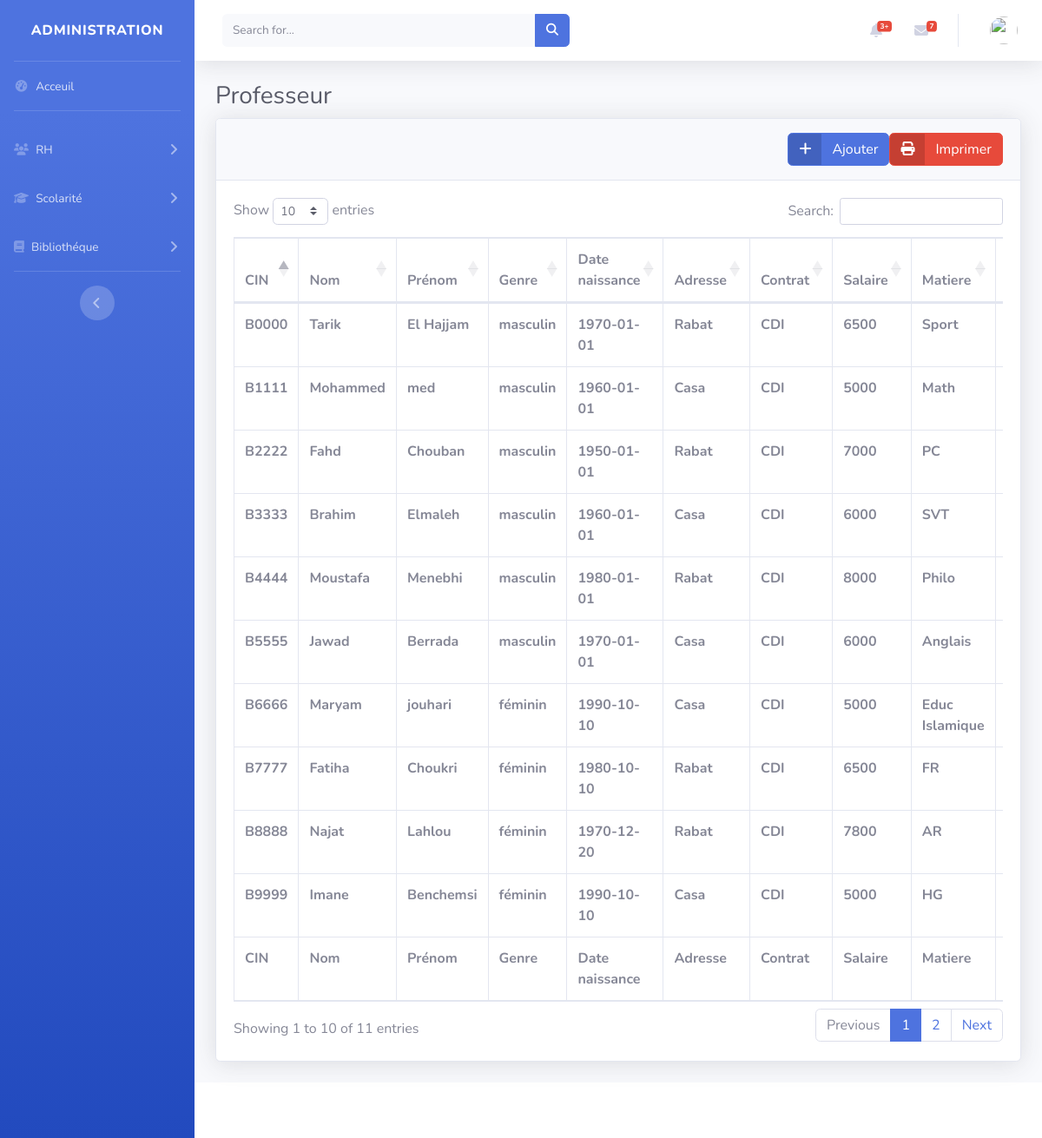
/admin/administration.php?display=Professeur (signed in), run on the app's committed database.
### tables this page shows
CREATE TABLE IF NOT EXISTS `professeur` (
  `id` int(11) NOT NULL AUTO_INCREMENT,
  `cin` varchar(50) NOT NULL,
  `nom` varchar(50) NOT NULL,
  `prenom` varchar(50) NOT NULL,
  `genre` varchar(50) NOT NULL,
  `date_naissance` date NOT NULL,
  `adresse` varchar(150) NOT NULL,
  `contrat` varchar(50) NOT NULL,
  `salaire` varchar(50) NOT NULL,
  `date_embauche` date NOT NULL,
  `telephone` varchar(50) NOT NULL,
  `matiere` int(11) NOT NULL,
  `avatar` varchar(400) DEFAULT NULL,
  PRIMARY KEY (`id`),
  UNIQUE KEY `CIN` (`cin`),
  KEY `matiere` (`matiere`)
);

CREATE TABLE IF NOT EXISTS `matiere` (
  `id` int(11) NOT NULL AUTO_INCREMENT,
  `nom` varchar(50) NOT NULL,
  `description` varchar(150) NOT NULL,
  PRIMARY KEY (`id`)
);

### admin/professeur/table.php (the view, shortened to what this page needs)
<?php
if ($table == 'Administration') {
    $sql = "SELECT * from $table ";
} else if ($table == 'Professeur') {
    $sql = "SELECT p.id, p.nom,p.prenom,p.genre,p.date_naissance,p.adresse,p.contrat,p.salaire,p.date_embauche,p.telephone,p.cin,m.nom as matiere FROM professeur as p inner join matiere as m where m.id = p.matiere";
}
$stmt = $bdd->prepare($sql);
$stmt->execute();
$rows = $stmt->fetchAll();
?>
<div class="card-header py-3 justify-content-end d-flex align-items-end ">
    <a href="#" data-toggle="modal" data-target="#addForm">
        <button class="btn btn-primary btn-icon-split align-self-end ">
            <span class="icon "><i class="fa fa-plus" aria-hidden="true"></i></span>
            <span class="text">Ajouter</span>
        </button>
    </a>
    <button class="btn btn-danger btn-icon-split align-self-end">
        <span class="icon "><i class="fa fa-print" aria-hidden="true"></i></span>
        <span class="text">Imprimer</span>
    </button>
</div>
<div class="card-body">
    <div class="table-responsive">
        <table class="table table-bordered" id="dataTable" width="100%" cellspacing="0">
            <thead>
                <tr>
                    <th>CIN</th>
                    <th>Nom</th>
                    <th>Prénom</th>
                    <th>Genre</th>
                    <th>Date naissance</th>
                    <th>Adresse</th>
                    <th>Contrat</th>
                    <th>Salaire</th>
                    <?php if ($table == 'Professeur') {
                        echo "<th>Matiere</th>";
                    } ?>
                    <th>Date d'embauche</th>
                </tr>
            </thead>
            <tfoot>
                <tr>
                    <th>CIN</th>
                    <th>Nom</th>
                    <th>Prénom</th>
                    <th>Genre</th>
                    <th>Date naissance</th>
                    <th>Adresse</th>
                    <th>Contrat</th>
                    <th>Salaire</th>
                    <?php if ($table == 'Professeur') {
                        echo "<th>Matiere</th>";
                    } ?>
                    <th>Date d'embauche</th>
                </tr>
            </tfoot>
            <tbody>
                <?php
                for ($i = 0; $i < count($rows); $i++) {
                    echo
                    "<tr>
                        <th>" . $rows[$i]['cin'] . "</th>
                        <th>" . $rows[$i]['nom'] . "</th>
                        <th>" . $rows[$i]['prenom'] . "</th>";
                        if($rows[$i]['genre']=="m"){
                           echo "<th>masculin</th>";
                        }
                        if($rows[$i]['genre']=="f"){
                           echo "<th>féminin</th>";
                        }
                       echo "<th>" . $rows[$i]['date_naissance'] . "</th>
                        <th class='ellipsis'>" . $rows[$i]['adresse'] . "</th>
                        <th>" . $rows[$i]['contrat'] . "</th>
                        <th>" . $rows[$i]['salaire'] . "</th>";
                    if ($table == 'Professeur') {
                        echo "<th>" . $rows[$i]['matiere'] . "</th>";
                    }
                    echo "<th>" . $rows[$i]['date_embauche'] . "</th>
                        <th>" . $rows[$i]['telephone'] . "</th>
                        <th> <a href='../delete.php?id_pro=" . $rows[$i]['id'] . "'><i class='text-danger fa fa-trash' aria-hidden='true'></i></a></th>
                    </tr> ";
                }
                ?>
            </tbody>
        </table>
    </div>
</div>

### admin/professeur/table.php (style rules this page uses)
.ellipsis { max-width: 40px; text-overflow: ellipsis; overflow: hidden; white-space: nowrap; }

### data on the page
professeur: cin "B1111", nom "Mohammed", prenom "med", genre "masculin", date_naissance "1960-01-01", adresse "Casa", contrat "CDI", salaire "5000", matiere.nom "Math"
professeur: cin "B2222", nom "Fahd", prenom "Chouban", genre "masculin", date_naissance "1950-01-01", adresse "Rabat", contrat "CDI", salaire "7000", matiere.nom "PC"
professeur: cin "B3333", nom "Brahim", prenom "Elmaleh", genre "masculin", date_naissance "1960-01-01", adresse "Casa", contrat "CDI", salaire "6000", matiere.nom "SVT"
professeur: cin "B4444", nom "Moustafa", prenom "Menebhi", genre "masculin", date_naissance "1980-01-01", adresse "Rabat", contrat "CDI", salaire "8000", matiere.nom "Philo"
professeur: cin "B5555", nom "Jawad", prenom "Berrada", genre "masculin", date_naissance "1970-01-01", adresse "Casa", contrat "CDI", salaire "6000", matiere.nom "Anglais"
professeur: cin "B6666", nom "Maryam", prenom "jouhari", genre "féminin", date_naissance "1990-10-10", adresse "Casa", contrat "CDI", salaire "5000", matiere.nom "Educ Islamique"
professeur: cin "B7777", nom "Fatiha", prenom "Choukri", genre "féminin", date_naissance "1980-10-10", adresse "Rabat", contrat "CDI", salaire "6500", matiere.nom "FR"
professeur: cin "B8888", nom "Najat", prenom "Lahlou", genre "féminin", date_naissance "1970-12-20", adresse "Rabat", contrat "CDI", salaire "7800", matiere.nom "AR"
professeur: cin "B9999", nom "Imane", prenom "Benchemsi", genre "féminin", date_naissance "1990-10-10", adresse "Casa", contrat "CDI", salaire "5000", matiere.nom "HG"
professeur: cin "B0000", nom "Tarik", prenom "El Hajjam", genre "masculin", date_naissance "1970-01-01", adresse "Rabat", contrat "CDI", salaire "6500", matiere.nom "Sport"

### other printed values
$table "Professeur"
